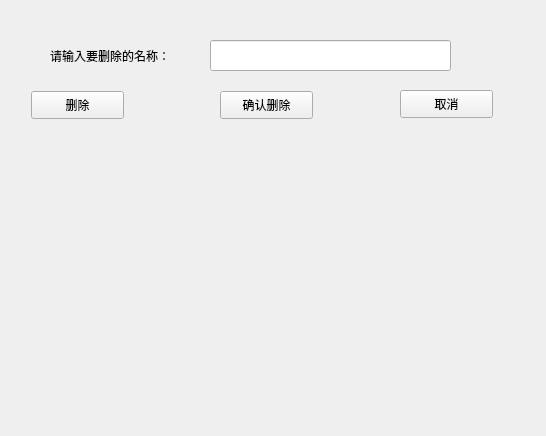
<?xml version="1.0" encoding="UTF-8"?>
<ui version="4.0">
 <class>Widget</class>
 <widget class="QWidget" name="Widget">
  <property name="geometry">
   <rect>
    <x>0</x>
    <y>0</y>
    <width>546</width>
    <height>436</height>
   </rect>
  </property>
  <property name="windowTitle">
   <string>Widget</string>
  </property>
  <widget class="QLabel" name="label">
   <property name="geometry">
    <rect>
     <x>50</x>
     <y>40</y>
     <width>161</width>
     <height>31</height>
    </rect>
   </property>
   <property name="text">
    <string>请输入要删除的名称：</string>
   </property>
  </widget>
  <widget class="QLineEdit" name="lineEdit">
   <property name="geometry">
    <rect>
     <x>210</x>
     <y>40</y>
     <width>241</width>
     <height>31</height>
    </rect>
   </property>
  </widget>
  <widget class="QPushButton" name="pushButton">
   <property name="geometry">
    <rect>
     <x>31</x>
     <y>91</y>
     <width>93</width>
     <height>28</height>
    </rect>
   </property>
   <property name="text">
    <string>删除</string>
   </property>
  </widget>
  <widget class="QPushButton" name="pushButton_2">
   <property name="geometry">
    <rect>
     <x>220</x>
     <y>91</y>
     <width>93</width>
     <height>28</height>
    </rect>
   </property>
   <property name="text">
    <string>确认删除</string>
   </property>
  </widget>
  <widget class="QPushButton" name="pushButton_3">
   <property name="geometry">
    <rect>
     <x>400</x>
     <y>90</y>
     <width>93</width>
     <height>28</height>
    </rect>
   </property>
   <property name="text">
    <string>取消</string>
   </property>
  </widget>
 </widget>
 <layoutdefault spacing="6" margin="11"/>
 <resources/>
 <connections/>
</ui>
